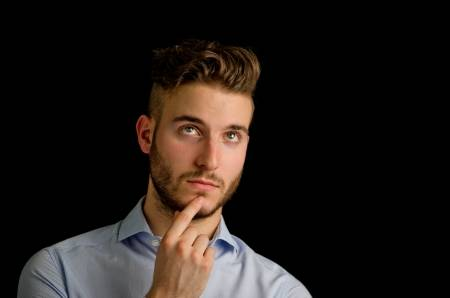
#> input picture person.jpg, 450 x 298 px
$ python person_contour.py
#> lines starting #> are read from the running program, lines starting #| are printed output that depends on the picture; after the words box and inside, x2 and y2 are one past the last pixel; in counts of white or black regions, pixels touching at a corner belong together
import cv2
import imutils

image = cv2.imread("person.jpg")
#> image is the input picture: shape (298, 450, 3); mean B, G, R 23.8, 27.3, 33.9
gray = cv2.cvtColor(image,cv2.COLOR_BGR2GRAY)
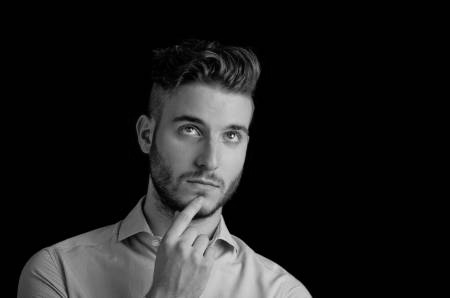
#> gray: shape (298, 450); min 0, max 241, mean 28.9
blurred = cv2.GaussianBlur(gray,(5,5),0)
thresh = cv2.threshold(blurred,2,255,cv2.THRESH_BINARY)[1]
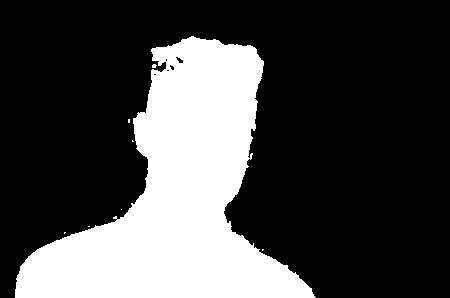
#> thresh: shape (298, 450); 27.5% white; 8 white regions (7 under 20 px)

#cv2.imshow("Threshed",thresh)

cnts = cv2.findContours(thresh.copy(),cv2.RETR_EXTERNAL,cv2.CHAIN_APPROX_SIMPLE)
#> cnts = 8 contours, 7 with area under 20; largest, box (x1, y1, x2, y2) and area: (15, 36, 316, 298) 36368
cnts = imutils.grab_contours(cnts)  #we have the coordinates of the contours with this command

for c in cnts:
    if cv2.contourArea(c)> 60: #Gets the rest of the external boundaries of the hand
       cv2.drawContours(image,[c],-1,(255,255,0),3)
       cv2.imshow("Person_Sil",image)
#> this loop made 8 passes
#> c on passes 1 to 6: [[262, 249], [262, 250], [263, 249]], [[64, 232], [64, 233], [65, 232]], [[88, 226], [89, 226]], [[121, 209]], [[132, 140], [132, 141], [133, 141]], [[128, 119], [128, 122], [129, 122], [129, 119]]
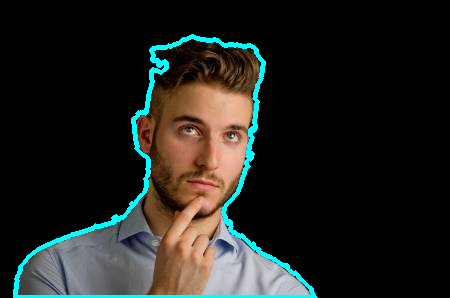
#> image: shape (298, 450, 3); 3.48% of pixels changed, all inside (x1, y1, x2, y2) = (13, 34, 318, 298)

cv2.waitKey(0)
cv2.imwrite("Person_Cont.jpg",image)
cv2.destroyAllWindows()
